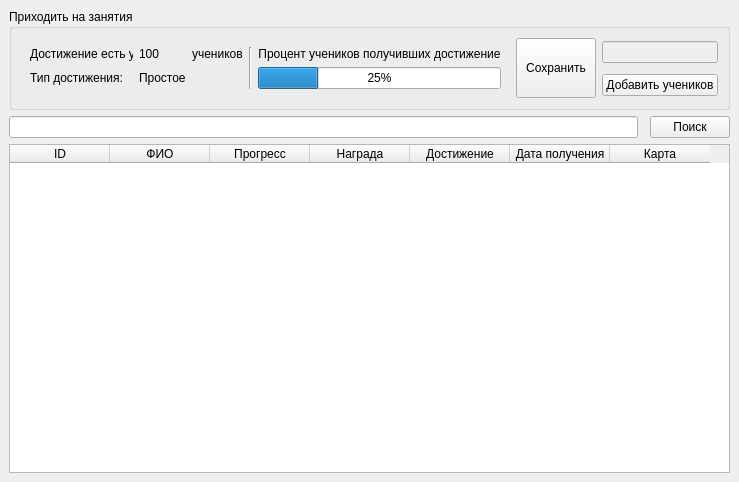
<?xml version="1.0" encoding="UTF-8"?>
<ui version="4.0">
 <class>achiv_info</class>
 <widget class="QMainWindow" name="achiv_info">
  <property name="geometry">
   <rect>
    <x>0</x>
    <y>0</y>
    <width>692</width>
    <height>482</height>
   </rect>
  </property>
  <property name="windowTitle">
   <string>Информация о достижении</string>
  </property>
  <widget class="QWidget" name="centralwidget">
   <layout class="QGridLayout" name="gridLayout_3">
    <item row="1" column="0">
     <widget class="QLineEdit" name="lineEdit"/>
    </item>
    <item row="1" column="2">
     <widget class="QPushButton" name="pushButton_11">
      <property name="sizePolicy">
       <sizepolicy hsizetype="Fixed" vsizetype="Fixed">
        <horstretch>0</horstretch>
        <verstretch>0</verstretch>
       </sizepolicy>
      </property>
      <property name="maximumSize">
       <size>
        <width>16777215</width>
        <height>73</height>
       </size>
      </property>
      <property name="text">
       <string>Поиск</string>
      </property>
     </widget>
    </item>
    <item row="0" column="0" colspan="3">
     <widget class="QGroupBox" name="groupBox_4">
      <property name="sizePolicy">
       <sizepolicy hsizetype="Preferred" vsizetype="Preferred">
        <horstretch>0</horstretch>
        <verstretch>0</verstretch>
       </sizepolicy>
      </property>
      <property name="maximumSize">
       <size>
        <width>16777215</width>
        <height>233</height>
       </size>
      </property>
      <property name="sizeIncrement">
       <size>
        <width>0</width>
        <height>0</height>
       </size>
      </property>
      <property name="layoutDirection">
       <enum>Qt::LeftToRight</enum>
      </property>
      <property name="title">
       <string>Приходить на занятия</string>
      </property>
      <layout class="QGridLayout" name="gridLayout_2">
       <item row="2" column="2">
        <widget class="QPushButton" name="pushButton">
         <property name="text">
          <string>Добавить учеников</string>
         </property>
        </widget>
       </item>
       <item row="1" column="2">
        <widget class="QLineEdit" name="lineEdit_2">
         <property name="enabled">
          <bool>false</bool>
         </property>
        </widget>
       </item>
       <item row="1" column="1" rowspan="2">
        <widget class="QPushButton" name="pushButton_9">
         <property name="sizePolicy">
          <sizepolicy hsizetype="Fixed" vsizetype="Fixed">
           <horstretch>0</horstretch>
           <verstretch>0</verstretch>
          </sizepolicy>
         </property>
         <property name="maximumSize">
          <size>
           <width>16777215</width>
           <height>73</height>
          </size>
         </property>
         <property name="text">
          <string>Сохранить</string>
         </property>
        </widget>
       </item>
       <item row="1" column="0" rowspan="2">
        <widget class="QWidget" name="widget_8" native="true">
         <layout class="QGridLayout" name="gridLayout">
          <item row="1" column="0">
           <widget class="QLabel" name="label">
            <property name="text">
             <string>Тип достижения:</string>
            </property>
           </widget>
          </item>
          <item row="0" column="0">
           <widget class="QLabel" name="label_30">
            <property name="maximumSize">
             <size>
              <width>103</width>
              <height>16777215</height>
             </size>
            </property>
            <property name="text">
             <string>Достижение есть у</string>
            </property>
           </widget>
          </item>
          <item row="0" column="8">
           <widget class="QLabel" name="label_33">
            <property name="sizePolicy">
             <sizepolicy hsizetype="Maximum" vsizetype="Preferred">
              <horstretch>0</horstretch>
              <verstretch>0</verstretch>
             </sizepolicy>
            </property>
            <property name="text">
             <string>Процент учеников получивших достижение</string>
            </property>
            <property name="alignment">
             <set>Qt::AlignCenter</set>
            </property>
           </widget>
          </item>
          <item row="0" column="5">
           <widget class="QLabel" name="label_31">
            <property name="maximumSize">
             <size>
              <width>21</width>
              <height>16777215</height>
             </size>
            </property>
            <property name="text">
             <string>100</string>
            </property>
           </widget>
          </item>
          <item row="0" column="6">
           <widget class="QLabel" name="label_38">
            <property name="text">
             <string>учеников</string>
            </property>
           </widget>
          </item>
          <item row="1" column="5">
           <widget class="QLabel" name="label_2">
            <property name="text">
             <string>Простое</string>
            </property>
           </widget>
          </item>
          <item row="1" column="8">
           <widget class="QProgressBar" name="progressBar_3">
            <property name="autoFillBackground">
             <bool>false</bool>
            </property>
            <property name="styleSheet">
             <string notr="true"/>
            </property>
            <property name="value">
             <number>25</number>
            </property>
            <property name="alignment">
             <set>Qt::AlignHCenter|Qt::AlignTop</set>
            </property>
            <property name="textVisible">
             <bool>true</bool>
            </property>
           </widget>
          </item>
          <item row="0" column="7" rowspan="2">
           <widget class="Line" name="line">
            <property name="orientation">
             <enum>Qt::Vertical</enum>
            </property>
           </widget>
          </item>
         </layout>
        </widget>
       </item>
      </layout>
     </widget>
    </item>
    <item row="2" column="0" colspan="3">
     <widget class="QTableWidget" name="tableWidget">
      <property name="sortingEnabled">
       <bool>true</bool>
      </property>
      <attribute name="horizontalHeaderVisible">
       <bool>true</bool>
      </attribute>
      <attribute name="verticalHeaderVisible">
       <bool>false</bool>
      </attribute>
      <column>
       <property name="text">
        <string>ID</string>
       </property>
      </column>
      <column>
       <property name="text">
        <string>ФИО</string>
       </property>
      </column>
      <column>
       <property name="text">
        <string>Прогресс</string>
       </property>
      </column>
      <column>
       <property name="text">
        <string>Награда</string>
       </property>
      </column>
      <column>
       <property name="text">
        <string>Достижение</string>
       </property>
      </column>
      <column>
       <property name="text">
        <string>Дата получения</string>
       </property>
      </column>
      <column>
       <property name="text">
        <string>Карта</string>
       </property>
      </column>
     </widget>
    </item>
   </layout>
  </widget>
 </widget>
 <resources/>
 <connections/>
</ui>
